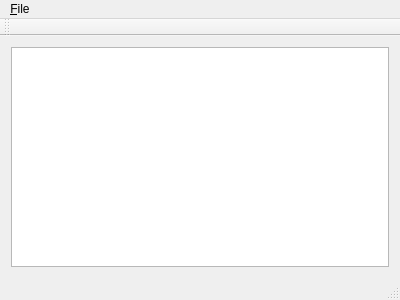
<?xml version="1.0" encoding="UTF-8"?>
<ui version="4.0">
 <class>MainWindow</class>
 <widget class="QMainWindow" name="MainWindow">
  <property name="geometry">
   <rect>
    <x>0</x>
    <y>0</y>
    <width>400</width>
    <height>300</height>
   </rect>
  </property>
  <property name="windowTitle">
   <string>MainWindow</string>
  </property>
  <widget class="QWidget" name="centralWidget">
   <layout class="QGridLayout" name="gridLayout">
    <item row="0" column="0">
     <widget class="QPlainTextEdit" name="textEditor"/>
    </item>
   </layout>
  </widget>
  <widget class="QMenuBar" name="menuBar">
   <property name="geometry">
    <rect>
     <x>0</x>
     <y>0</y>
     <width>400</width>
     <height>19</height>
    </rect>
   </property>
   <widget class="QMenu" name="menuFile">
    <property name="title">
     <string>&amp;File</string>
    </property>
    <addaction name="actionOpenFile"/>
    <addaction name="separator"/>
    <addaction name="actionExit"/>
   </widget>
   <addaction name="menuFile"/>
  </widget>
  <widget class="QToolBar" name="mainToolBar">
   <attribute name="toolBarArea">
    <enum>TopToolBarArea</enum>
   </attribute>
   <attribute name="toolBarBreak">
    <bool>false</bool>
   </attribute>
  </widget>
  <widget class="QStatusBar" name="statusBar"/>
  <action name="actionOpenFile">
   <property name="text">
    <string>&amp;Open File</string>
   </property>
   <property name="shortcut">
    <string>Ctrl+O</string>
   </property>
  </action>
  <action name="actionExit">
   <property name="icon">
    <iconset theme="exit">
     <normaloff/>
    </iconset>
   </property>
   <property name="text">
    <string>E&amp;xit</string>
   </property>
   <property name="shortcut">
    <string>Ctrl+Q</string>
   </property>
  </action>
 </widget>
 <layoutdefault spacing="6" margin="11"/>
 <resources/>
 <connections>
  <connection>
   <sender>actionExit</sender>
   <signal>triggered()</signal>
   <receiver>MainWindow</receiver>
   <slot>close()</slot>
   <hints>
    <hint type="sourcelabel">
     <x>-1</x>
     <y>-1</y>
    </hint>
    <hint type="destinationlabel">
     <x>199</x>
     <y>149</y>
    </hint>
   </hints>
  </connection>
 </connections>
</ui>
